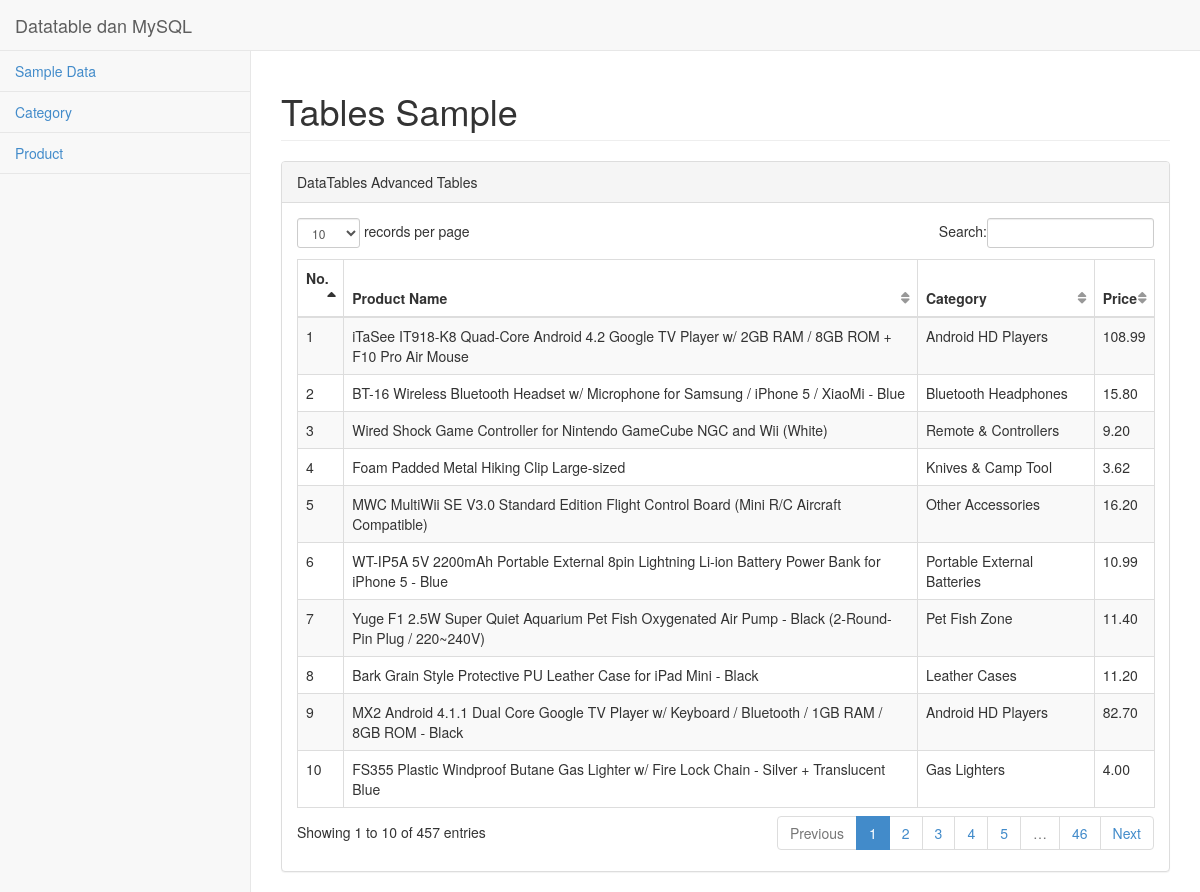
The page / on the database its author committed.
### tables this page shows
CREATE TABLE IF NOT EXISTS `test_1_product` (
  `id` int(11) NOT NULL AUTO_INCREMENT,
  `category_id` int(11) NOT NULL,
  `title` varchar(250) NOT NULL,
  `price` varchar(50) NOT NULL,
  PRIMARY KEY (`id`)
);

CREATE TABLE IF NOT EXISTS `test_1_category` (
  `category_id` bigint(20) unsigned NOT NULL AUTO_INCREMENT,
  `name` varchar(200) NOT NULL DEFAULT '',
  PRIMARY KEY (`category_id`),
  KEY `name` (`name`)
);

### sample.php (the view)
<div class="row">
                <div class="col-lg-12">
                    <h1 class="page-header">Tables Sample</h1>
                </div>
            </div>
            <div class="row">
                <div class="col-lg-12">
                    <div class="panel panel-default">
                        <div class="panel-heading">
                            DataTables Advanced Tables
                        </div>
                        <div class="panel-body">
                            <div class="table-responsive">
                                <table class="table table-striped table-bordered table-hover" id="dataTables-example">
                                    <thead>
                                        <tr>
                                            <th>No.</th>
                                            <th>Product Name</th>
                                            <th>Category</th>
                                            <th>Price</th>
                                        </tr>
                                    </thead>
                                    <tbody>
                                        <?php
                                        $sql = "SELECT title, price, name
                                                FROM test_1_product a, test_1_category b
                                                WHERE a.category_id = b.category_id";
                                        $rs = mysql_query($sql);
                                        $i = 1;
                                        while ($row = mysql_fetch_array($rs)) :
                                        ?>
                                        <tr class="odd gradeX">
                                            <td><?=$i++?></td>
                                            <td><?=$row['title']?></td>
                                            <td class="center"><?=$row['name']?></td>
                                            <td class="center"><?=$row['price']?></td>
                                        </tr>
                                        <?php endwhile;?>
                                    </tbody>
                                </table>
                            </div>
                        </div>
                    </div>
                </div>
            </div>

### index.php (shortened to what this page needs)
<!DOCTYPE html>
<html lang="en">
<head>
    <link href="css/bootstrap.min.css" rel="stylesheet">
    <link href="css/plugins/metisMenu/metisMenu.min.css" rel="stylesheet">
    <link href="css/plugins/dataTables.bootstrap.css" rel="stylesheet">
    <link href="css/sb-admin-2.css" rel="stylesheet">
    <link href="font-awesome-4.1.0/css/font-awesome.min.css" rel="stylesheet" type="text/css">
</head>
<body>
<?php
if(isset($_GET['tab'])) $tab = $_GET['tab']; else $tab = '';
?>
    <div id="wrapper">
        <nav class="navbar navbar-default navbar-static-top" role="navigation" style="margin-bottom: 0">
            <div class="navbar-header">
                <a class="navbar-brand" href="index.php">Datatable dan MySQL</a>
            </div>
            <div class="navbar-default sidebar" role="navigation">
                <div class="sidebar-nav navbar-collapse">
                    <ul class="nav" id="side-menu">
                        <li>
                            <a href="index.php"></i> Sample Data</a>
                        </li>
                        <li>
                            <a href="index.php?tab=category"></i>Category</a>
                        </li>
                        <li>
                            <a href="index.php?tab=product"></i>Product</a>
                        </li>
                    </ul>
                </div>
            </div>
        </nav>
        <div id="page-wrapper">
            <?php
            if($tab == 'category'){
                include 'category.php';
            } else if($tab == 'product'){
                include 'product.php';
            } else {
                include 'sample.php';
            }
            ?>
        </div>
    </div>
</body>
</html>

### css/sb-admin-2.css (style rules this page uses)
body { background-color: #f8f8f8; }
#wrapper { width: 100%; }
#page-wrapper { padding: 0 15px; min-height: 568px; background-color: #fff; }
@media (min-width:768px) { #page-wrapper { position: inherit; margin: 0 0 0 250px; padding: 0 30px; border-left: 1px solid #e7e7e7; } }
.sidebar .sidebar-nav.navbar-collapse { padding-right: 0; padding-left: 0; }
.sidebar ul li { border-bottom: 1px solid #e7e7e7; }
@media (min-width:768px) { .sidebar { z-index: 1; position: absolute; width: 250px; margin-top: 51px; } }
table.dataTable thead .sorting, table.dataTable thead .sorting_asc, table.dataTable thead .sorting_desc, table.dataTable thead .sorting_asc_disabled, table.dataTable thead .sorting_desc_disabled { background: 0 0; }
table.dataTable thead .sorting_asc:after { content: "\f0de"; float: right; font-family: fontawesome; }
table.dataTable thead .sorting:after { content: "\f0dc"; float: right; font-family: fontawesome; color: rgba(50,50,50,.5); }

### rows shown on the page
test_1_product: title "iTaSee IT918-K8 Quad-Core Android 4.2 Google TV Player w/ 2GB RAM / 8GB ROM + F10 Pro Air Mouse", category.name "Android HD Players", price "108.99"
test_1_product: title "BT-16 Wireless Bluetooth Headset w/ Microphone for Samsung / iPhone 5 / XiaoMi - Blue", category.name "Bluetooth Headphones", price "15.80"
test_1_product: title "Wired Shock Game Controller for Nintendo GameCube NGC and Wii (White)", category.name "Remote & Controllers", price "9.20"
test_1_product: title "Foam Padded Metal Hiking Clip Large-sized", category.name "Knives & Camp Tool", price "3.62"
test_1_product: title "MWC MultiWii SE V3.0 Standard Edition Flight Control Board (Mini R/C Aircraft Compatible)", category.name "Other Accessories", price "16.20"
test_1_product: title "WT-IP5A 5V 2200mAh Portable External 8pin Lightning Li-ion Battery Power Bank for iPhone 5 - Blue", category.name "Portable External Batteries", price "10.99"
test_1_product: title "Yuge F1 2.5W Super Quiet Aquarium Pet Fish Oxygenated Air Pump - Black (2-Round-Pin Plug / 220~240V)", category.name "Pet Fish Zone", price "11.40"
test_1_product: title "Bark Grain Style Protective PU Leather Case for iPad Mini - Black", category.name "Leather Cases", price "11.20"
test_1_product: title "MX2 Android 4.1.1 Dual Core Google TV Player w/ Keyboard / Bluetooth / 1GB RAM / 8GB ROM - Black", category.name "Android HD Players", price "82.70"
test_1_product: title "FS355 Plastic Windproof Butane Gas Lighter w/ Fire Lock Chain - Silver + Translucent Blue", category.name "Gas Lighters", price "4.00"
